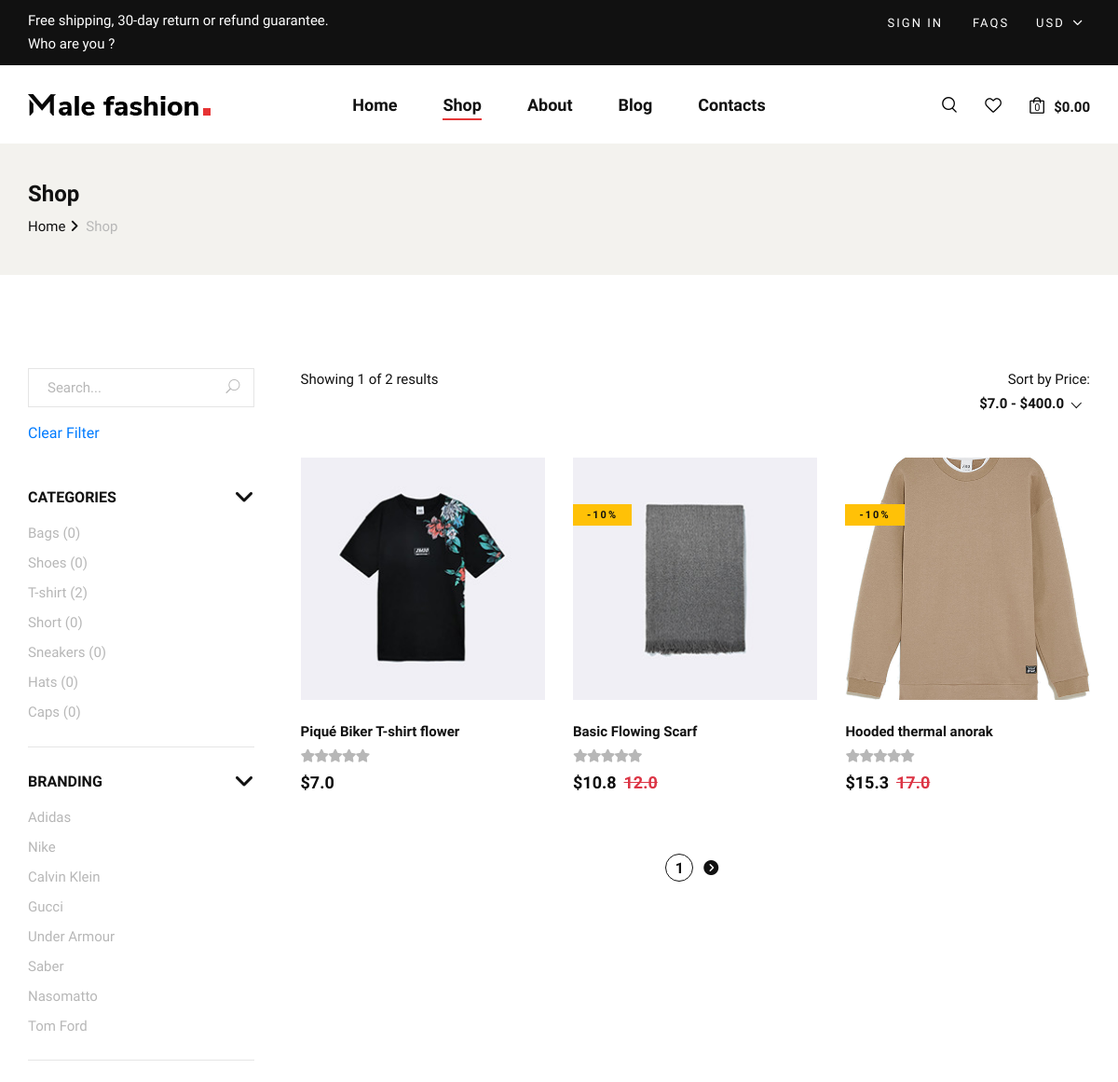
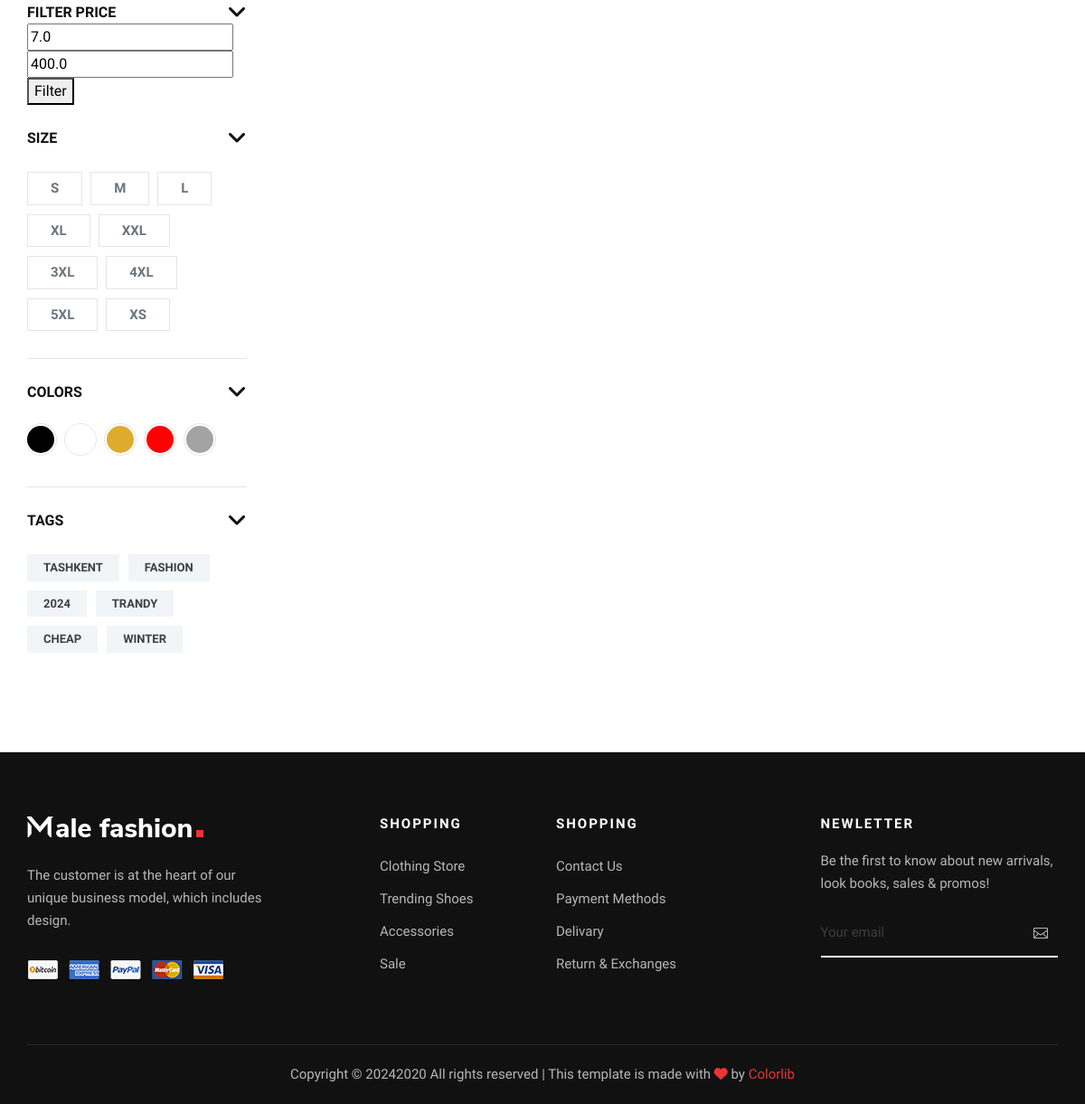
The app's page /shop/ with its own data (2 pictures, top to bottom).
### products/models.py (models this page shows, shortened)
class CategoryModel(models.Model):
    title = models.CharField(max_length=24)
    class Meta:
        verbose_name = "Category"
        verbose_name_plural = "Categories"

class BrandModel(models.Model):
    title = models.CharField(max_length=24)
    class Meta:
        verbose_name = "Brand"
        verbose_name_plural = "Brands"

class SizeModel(models.Model):
    title = models.CharField(max_length=24)
    class Meta:
        verbose_name = "Size"
        verbose_name_plural = "Sizes"

class TagModel(models.Model):
    title = models.CharField(max_length=24)
    class Meta:
        verbose_name = "Tag"
        verbose_name_plural = "Tags"

class ProductModel(models.Model):
    name = models.CharField(max_length=64)
    description = models.TextField()
    price = models.FloatField(default=0.0)
    image = models.ImageField(upload_to="products")
    discount = models.PositiveIntegerField(default=0)
    rating = models.PositiveIntegerField(default=1, validators=[rating_value_validate])
    category = models.ForeignKey(CategoryModel, on_delete=models.CASCADE, related_name="products")
    brand = models.ForeignKey(BrandModel, on_delete=models.CASCADE)
    sizes = models.ManyToManyField(SizeModel)
    colors = models.ManyToManyField(ColorModel)
    tags = models.ManyToManyField(TagModel)
    created_at = models.DateTimeField(auto_now_add=True)
    updated_at = models.DateTimeField(auto_now=True)
    def is_new(self):
        current_time = timezone.now()
        diff = (current_time - self.created_at).days
        if diff <= 3:
            return True
        else:
            return False
    def get_real_price(self):
        total = self.price - ((self.price / 100) * self.discount)
        return total
    class Meta:
        verbose_name = "Product"
        verbose_name_plural = "Products"

### pages/views.py (the view)
# urls.py: path('shop/', shopPageView, name="shop"),
def shopPageView(request):
    products = ProductModel.objects.all().order_by("price")
    q = request.GET.get('q')
    from_price = request.GET.get("from_price")
    to_price = request.GET.get("to_price")
    category = request.GET.get('category')
    sort = request.GET.get('sort')
    brand = request.GET.get('brand')
    size = request.GET.get('size')
    color = request.GET.get('color')
    tag = request.GET.get('tag')
    if q:
        products = products.filter(name__icontains=q)
    elif category:
        products = products.filter(category__title=category)
    elif brand:
        products = products.filter(brand__title=brand)
    elif size:
        products = products.filter(sizes__title=size)
    elif color:
        products = products.filter(colors__name=color)
    elif tag:
        products = products.filter(tags__title=tag)
    elif sort:
        products = products.order_by(sort)
    elif from_price and to_price:
        products = products.filter(price__gte=from_price, price__lte=to_price)
    paginator = Paginator(products, 3)
    page_number = int(request.GET.get('page', 1))
    try:
        page_obj = paginator.get_page(page_number)  # returns the desired page object
    except PageNotAnInteger:
        page_obj = paginator.page(1)
    except EmptyPage:
        page_obj = paginator.page(paginator.num_pages)
    context = {
        "products": products,
        "categories": CategoryModel.objects.all(),
        "brands": BrandModel.objects.all(),
        "sizes": SizeModel.objects.all(),
        "colors": ColorModel.objects.all(),
        "tags": TagModel.objects.all(),
        "min_price": ProductModel.objects.aggregate(min_price=Min("price"))['min_price'],
        "max_price": ProductModel.objects.aggregate(max_price=Max("price"))['max_price'],
        "page_obj": page_obj
    }
    return render(request, template_name="shop.html", context=context)

### templates/shop.html (shortened to what this page needs)
{% extends 'layouts/base.html' %}
{% load my_tags %}
{% load static %}
{% block content %}
    {% block extra_css %}
    <link rel="stylesheet" href="https://cdnjs.cloudflare.com/ajax/libs/ion-rangeslider/2.3.1/css/ion.rangeSlider.min.css"/>
    {% endblock %}
    <section class="breadcrumb-option">
        <div class="container">
            <div class="row">
                <div class="col-lg-12">
                    <div class="breadcrumb__text">
                        <h4>Shop</h4>
                        <div class="breadcrumb__links">
                            <a href="./index.html">Home</a>
                            <span>Shop</span>
                        </div>
                    </div>
                </div>
            </div>
        </div>
    </section>
    <section class="shop spad">
        <div class="container">
            <div class="row">
                <div class="col-lg-3">
                    <div class="shop__sidebar">
                        <div class="shop__sidebar__search">
                            <form method="GET" class="mb-3">
                                <input name="q" type="text" placeholder="Search...">
                                <button type="submit"><span class="icon_search"></span></button>
                            </form>
                            <a class="text-primary" href="{% url 'pages:shop' %}">Clear Filter</a>
                        </div>
                        <div class="shop__sidebar__accordion">
                            <div class="accordion" id="accordionExample">
                                <div class="card">
                                    <div class="card-heading">
                                        <a data-toggle="collapse" data-target="#collapseOne">Categories</a>
                                    </div>
                                    <div id="collapseOne" class="collapse show" data-parent="#accordionExample">
                                        <div class="card-body">
                                            <div class="shop__sidebar__categories">
                                                <ul class="nice-scroll">
                                                    {% for category in categories %}
                                                        <li><a href="{% url 'pages:shop' %}?category={{ category.title }}">{{ category.title }} ({{ category.products.all.count }})</a></li>
                                                    {% endfor %}
                                                </ul>
                                            </div>
                                        </div>
                                    </div>
                                </div>
                                <div class="card">
                                    <div class="card-heading">
                                        <a data-toggle="collapse" data-target="#collapseTwo">Branding</a>
                                    </div>
                                    <div id="collapseTwo" class="collapse show" data-parent="#accordionExample">
                                        <div class="card-body">
                                            <div class="shop__sidebar__brand">
                                                <ul>
                                                    {% for brand in brands %}
                                                        <li><a href="{% url 'pages:shop' %}?brand={{ brand.title }}">{{ brand.title }}</a></li>
                                                    {% endfor %}
                                                </ul>
                                            </div>
                                        </div>
                                    </div>
                                </div>
                                <div class="card">
                                    <div class="card-heading">
                                        <a data-toggle="collapse" data-target="#collapseThree">Filter Price</a>
                                    </div>
                                    <div id="collapseThree" class="collapse show" data-parent="#accordionExample">
                                        <form method="GET">
                                            <input name="from_price" value="{{ min_price }}" type="text">
                                            <input name="to_price" value="{{ max_price }}" type="text">
                                            <button type="submit">Filter</button>
                                        </form>
                                    </div>
                                </div>
                                <div class="card">
                                    <div class="card-heading">
                                        <a data-toggle="collapse" data-target="#collapseFour">Size</a>
                                    </div>
                                    <div id="collapseFour" class="collapse show" data-parent="#accordionExample">
                                        <div class="card-body">
                                            <div class="shop__sidebar__size">
                                                {% for size in sizes %}
                                                        <label for="{{ size.title }}"><a class="text-secondary" href="{% url 'pages:shop' %}?size={{ size.title }}">
                                                            {{ size.title }}
                                                        </a>
                                                        </label>
                                                {% endfor %}
                                            </div>
                                        </div>
                                    </div>
                                </div>
                                <div class="card">
                                    <div class="card-heading">
                                        <a data-toggle="collapse" data-target="#collapseFive">Colors</a>
                                    </div>
                                    <div id="collapseFive" class="collapse show" data-parent="#accordionExample">
                                        <div class="card-body">
                                            <div class="shop__sidebar__color">
                                                {% for color in colors %}
                                                    <label style="background-color: {{ color.code }};" for="{{ color.name }}">
                                                    </label>
                                                {% endfor %}
                                            </div>
                                        </div>
                                    </div>
                                </div>
                                <div class="card">
                                    <div class="card-heading">
                                        <a data-toggle="collapse" data-target="#collapseSix">Tags</a>
                                    </div>
                                    <div id="collapseSix" class="collapse show" data-parent="#accordionExample">
                                        <div class="card-body">
                                            <div class="shop__sidebar__tags">
                                               {% for tag in tags %}
                                                <a href="{% url 'pages:shop' %}?tag={{ tag.title }}">{{ tag.title }}</a>
                                               {% endfor %}
                                            </div>
                                        </div>
                                    </div>
                                </div>
                            </div>
                        </div>
                    </div>
                </div>
                <div class="col-lg-9">
                    <div class="shop__product__option">
                        <div class="row">
                            <div class="col-lg-6 col-md-6 col-sm-6">
                                <div class="shop__product__option__left">
                                    <p>Showing {{ page_obj.number }} of {{ page_obj.paginator.num_pages }} results</p>
                                </div>
                            </div>
                            <div class="col-lg-6 col-md-6 col-sm-6">
                                <div class="shop__product__option__right">
                                    <p>Sort by Price:</p>
                                    <form method="GET">
                                    </form>
                                </div>
                            </div>
                        </div>
                    </div>
                    <div class="row">
                        {% for product in page_obj.object_list %}
                        <div class="col-lg-4 col-md-6 col-sm-6">
                            <div class="product__item">
                                <div class="product__item__pic set-bg" data-setbg="{{ product.image.url }}">
                                    {% if product.discount %}
                                        <span style="margin-top: 30px;" class="label bg-warning">-{{ product.discount }}%</span>
                                    {% endif %}
                                </div>
                                <div class="product__item__text">
                                    <h6>{{ product.name }}</h6>
                                    <div class="rating">
                                        <i class="fa fa-star-o"></i>
                                        <i class="fa fa-star-o"></i>
                                        <i class="fa fa-star-o"></i>
                                        <i class="fa fa-star-o"></i>
                                        <i class="fa fa-star-o"></i>
                                    </div>
                                    <h5>${{ product.get_real_price }}<s class="text-danger">{% if product.discount %}<span class="ml-2">{{ product.price }}</span>{% endif %}</s></h5>
                                </div>
                            </div>
                        </div>
                        {% endfor %}
                    </div>
                    <div class="row">
                        <div class="col-lg-12">
                            <div class="product__pagination">
                                <a class="active" href="#">{{page_obj.number}}</a>
                                {% if page_obj.has_next %}
                                    <a href="?page={{ page_obj.next_page_number }}"><i class="fa-solid fa-circle-chevron-right"></i></a>
                                {% endif %}
                            </div>
                        </div>
                    </div>
                </div>
            </div>
        </div>
    </section>
{% endblock %}

### records on screen
CategoryModel: title "Bags", products.all.count "0"
CategoryModel: title "Shoes", products.all.count "0"
CategoryModel: title "T-shirt", products.all.count "2"
CategoryModel: title "Short", products.all.count "0"
CategoryModel: title "Sneakers", products.all.count "0"
CategoryModel: title "Hats", products.all.count "0"
CategoryModel: title "Caps", products.all.count "0"
BrandModel: title "Adidas"
BrandModel: title "Nike"
BrandModel: title "Calvin Klein"
BrandModel: title "Gucci"
BrandModel: title "Under Armour"
BrandModel: title "Saber"
BrandModel: title "Nasomatto"
BrandModel: title "Tom Ford"
SizeModel: title "S"
SizeModel: title "M"
SizeModel: title "L"
SizeModel: title "XL"
SizeModel: title "XXL"
SizeModel: title "3XL"
SizeModel: title "4XL"
SizeModel: title "5XL"
SizeModel: title "XS"
TagModel: title "TASHKENT"
TagModel: title "FASHION"
TagModel: title "2024"
TagModel: title "TRANDY"
TagModel: title "CHEAP"
TagModel: title "WINTER"
ProductModel: shows a picture, name "Piqué Biker T-shirt flower", get_real_price "7.0"
ProductModel: shows a picture, discount "10", name "Basic Flowing Scarf", get_real_price "10.8", price "12.0"
ProductModel: shows a picture, discount "10", name "Hooded thermal anorak", get_real_price "15.3", price "17.0"

### other values on screen
{{ page_obj.number }} "1"
{{ page_obj.paginator.num_pages }} "2"
